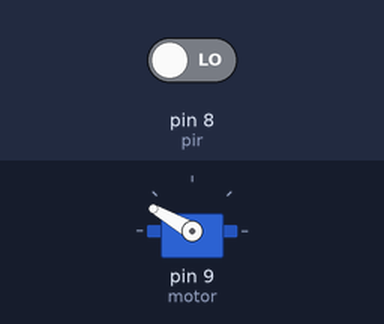
Bench run of a sketch on a simulated Arduino Uno, built with avr-gcc and run on an emulated ATmega328P. On the bench: servo. The test bench sets the inputs (shaded band); at power-on: pin 8 (pir) LOW.

Above: at 0.05 s.
At 0.8 s:
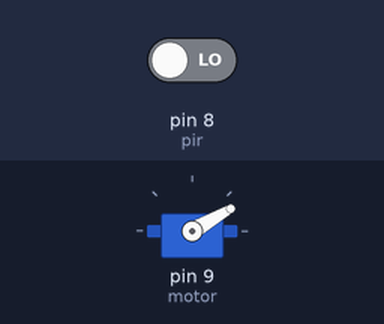
At 1.35 s:
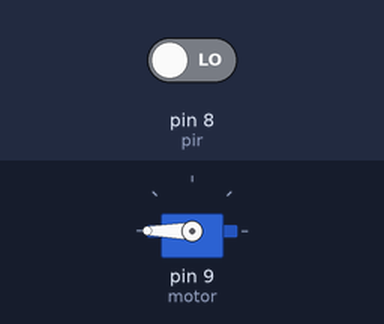
At 1.8 s:
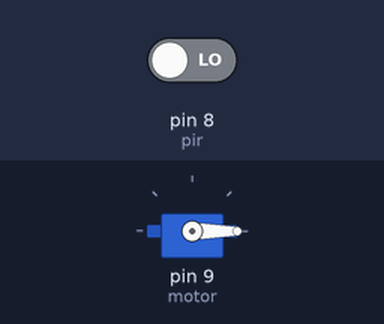
Timing chart, 0 to 4.1 s (numbered marks = the images above):
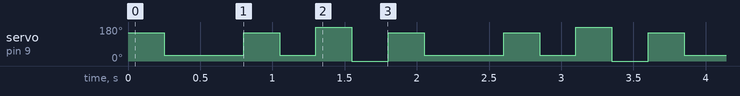

Measured:
- by itself, servo on pin 9 (motor): repeats every 1.8 s: 150° 0.25 s, 30° 0.25 s, 180° 0.25 s, 0° 0.25 s, 150° 0.25 s, 30° 0.55 s

The sketch:

gelgelbalon.ino
```cpp
#include <Servo.h>
int pir = 8;
int servo = 9;
int hareket;
Servo motor;
void setup() {
  motor.attach(9);
  pinMode(pir, INPUT);

}

void loop() {
  hareket = digitalRead(8);
  if (hareket = HIGH) {

    motor.write(150);
    delay(250);
    motor.write(30);
    delay(550);
    motor.write(150);
    delay(250);
    motor.write(30);
    delay(250);
    motor.write(180);
    delay(250);
    motor.write(0);
    delay(250);
    motor.write(90);

  }
  else {
    motor.write(90);
  }
}
```
